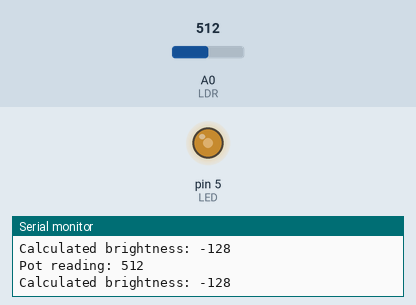
Simulated run of this sketch. Board: Arduino Uno, built with avr-gcc and run on an emulated ATmega328P. Shown: output pins drawn as LEDs (lit = HIGH), the last lines printed to the serial monitor. The inputs (shaded band) are chosen by the test bench; at power-on: A0 (LDR) = 512.

Above: at 1.2 s.
1.3 s: A0 (LDR) set to 110
At 1.8 s:
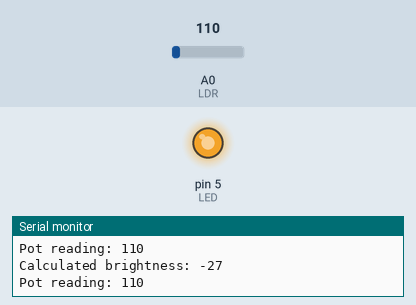
2.8 s: A0 (LDR) set to 95
At 4.0 s:
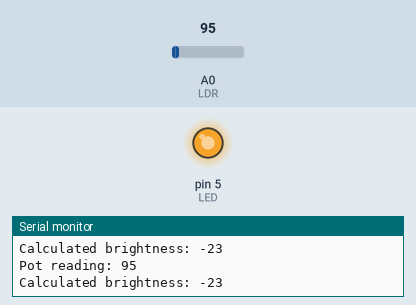
4.3 s: A0 (LDR) set to 0
At 5.2 s:
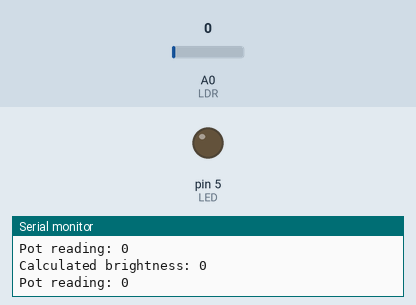
5.8 s: A0 (LDR) set to 2
8.8 s: A0 (LDR) set to 5
At 9.8 s:
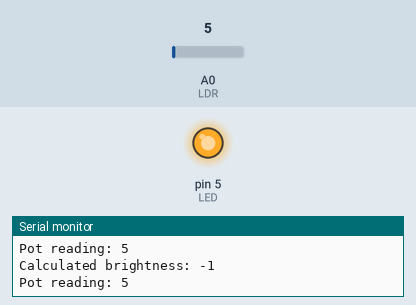
10.3 s: A0 (LDR) set to 306
At 11.2 s:
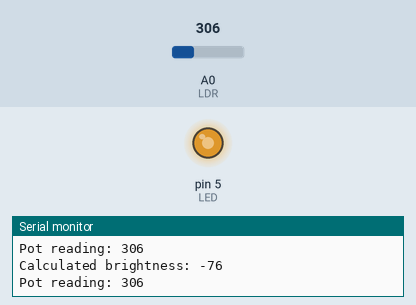
Timing chart, 0 to 12.8 s (numbered marks = the images above; inputs shaded):
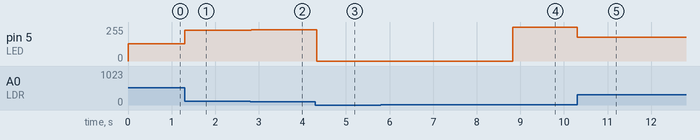

Measured:
- the behaviour switches between 3 and 4 on A0 (LDR) (found by bisection; images 3 and 4)
- after the input at 1.3 s, pin 5 (LED): 128/255 → 229/255 at once
- after the input at 2.8 s, pin 5 (LED): 229/255 → 233/255 at once
- after the input at 4.3 s, pin 5 (LED): 233/255 → 0/255 at once
- after the input at 8.8 s, pin 5 (LED): 0/255 → 255/255 at once
- after the input at 10.3 s, pin 5 (LED): 255/255 → 180/255 at once

The sketch:

opdracht_3.ino
```cpp
const int LED = 5;
#define LDR A0

int LDR_input;
int brightness;

void setup() {
  pinMode(LED, OUTPUT);
  pinMode(LDR, INPUT);

  digitalWrite(LED, LOW);

  Serial.begin(9600);
}

void loop() {
  LDR_input = analogRead(LDR);
  brightness = LDR_input / -4;
  analogWrite(LED, brightness);

  Serial.print("Pot reading: ");
  Serial.println(LDR_input);
  Serial.print("Calculated brightness: ");
  Serial.println(brightness);

}
```
